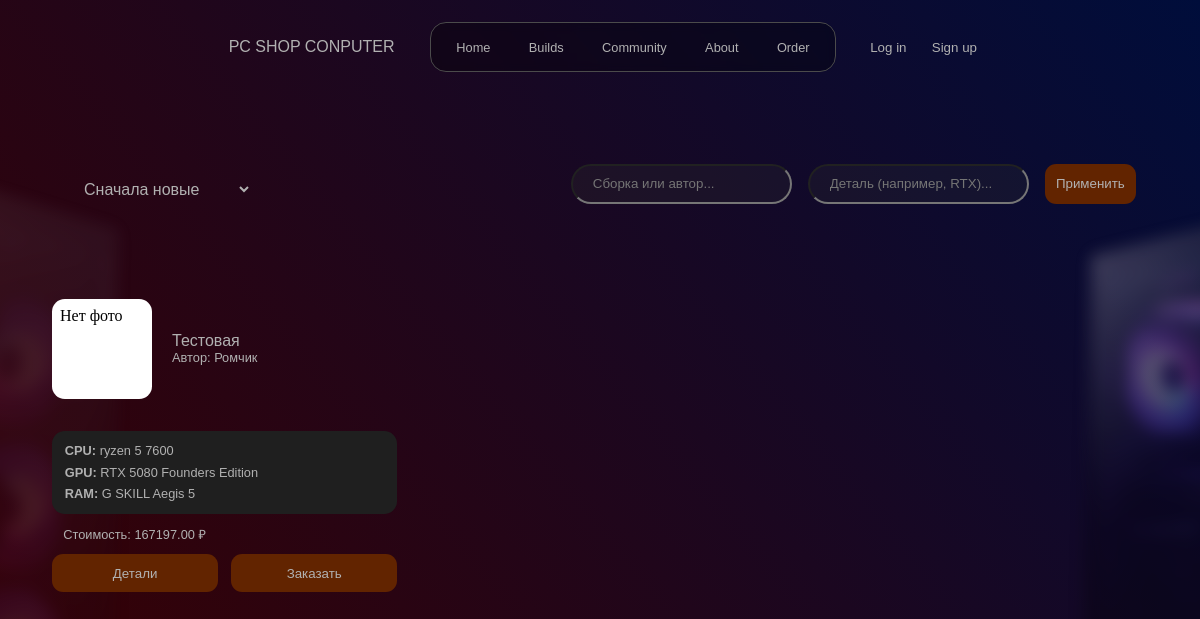
/builds/, run on an earlier commit of the app's database.
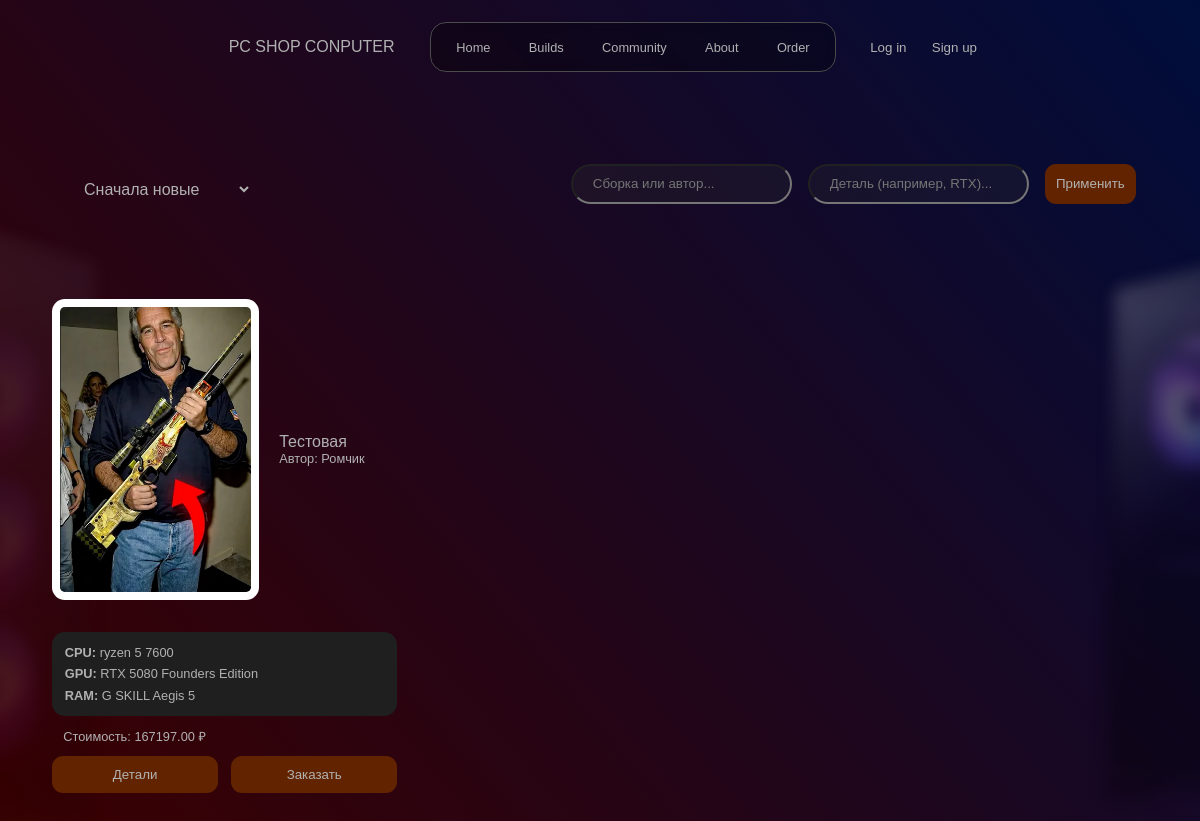
And on a later commit of the database.
### conputer/models.py (models this page shows, shortened)
class PCBuild(models.Model):
    title = models.CharField(
        max_length=200,
        verbose_name="Название сборки"
    )
    user_name = models.CharField(
        max_length=100,
        verbose_name="Имя автора",
        blank=True
    )
    created_at = models.DateTimeField(
        auto_now_add=True,
        verbose_name="Дата создания"
    )
    cpu = models.ForeignKey(
        Component,
        on_delete=models.SET_NULL,
        related_name="build_cpu",
        verbose_name="Процессор",
        limit_choices_to={'category__name__iexact': 'Процессоры'},
        null=True,
        blank=True
    )
    gpu = models.ForeignKey(
        Component,
        on_delete=models.SET_NULL,
        related_name="build_gpu",
        verbose_name="Видеокарта",
        limit_choices_to={'category__name__iexact': 'Видеокарта'},
        null=True,
        blank=True
    )
    motherboard = models.ForeignKey(
        Component,
        on_delete=models.SET_NULL,
        related_name="build_mboard",
        verbose_name="Материнская плата",
        limit_choices_to={'category__name__iexact': 'Материнская плата'},
        null=True,
        blank=True
    )
    ram = models.ForeignKey(
        Component,
        on_delete=models.SET_NULL,
        related_name="build_ram",
        verbose_name="Оперативная память",
        limit_choices_to={'category__name__iexact': 'Оперативная память'},
        null=True,
        blank=True
    )
    powerSupply = models.ForeignKey(
        Component,
        on_delete=models.SET_NULL,
        related_name="build_powerSupply",
        verbose_name="Блок питания",
        limit_choices_to={'category__name__iexact': 'Блок питания'},
        null=True,
        blank=True
    )
    case = models.ForeignKey(
        Component,
        on_delete=models.SET_NULL,
        related_name="build_case",
        verbose_name="Корпус",
        limit_choices_to={'category__name__iexact': 'Корпус'},
        null=True,
        blank=True
    )
    storage_primary = models.ForeignKey(
        Component,
        on_delete=models.SET_NULL,
        related_name="build_storage_primary",
        verbose_name="Накопитель 1",
        limit_choices_to={'category__name__iexact': 'Накопитель'},
        null=True,
        blank=True
    )
    storage_primary_quantity = models.PositiveIntegerField(
        default=1,
        verbose_name="Количество накопителей 1"
    )
    storage_second = models.ForeignKey(
        Component,
        on_delete=models.SET_NULL,
        related_name="build_storage_second",
        verbose_name="Накопитель 2",
        limit_choices_to={'category__name__iexact': 'Накопитель'},
        null=True,
        blank=True
    )
    storage_second_quantity = models.PositiveIntegerField(
        default=1,
        verbose_name="Количество накопителей 2"
    )
    cooller = models.ForeignKey(
        Component,
        on_delete=models.SET_NULL,
        related_name="build_cooller",
        verbose_name="Кулер для процессора",
        limit_choices_to={'category__name__iexact': 'Куллер для процессора'},
        null=True,
        blank=True
    )
    coollerCase = models.ForeignKey(
        Component,
        on_delete=models.SET_NULL,
        related_name="build_coollerCase",
        verbose_name="Корпусный вентилятор",
        limit_choices_to={'category__name__iexact': 'Корпусный вентилятор'},
        null=True,
        blank=True
    )
    coollerCase_quantity = models.PositiveIntegerField(
        default=1,
        verbose_name="Количество вентиляторов"
    )
    main_photo = models.FileField(
        upload_to='component_covers/',
        validators=[FileExtensionValidator(allowed_extensions=['jpg', 'jpeg', 'png', 'svg'])],
        verbose_name="Изображение (JPG, PNG, SVG)",
        null=True,
        blank=True
    )
    class Meta:
        verbose_name = "Сборка ПК"
        verbose_name_plural = "Сборки ПК"
    def get_total_price(self):
        total = 0
        items = [
            (self.cpu, 1),
            (self.gpu, 1),
            (self.motherboard, 1),
            (self.ram, 1),
            (self.powerSupply, 1),
            (self.case, 1),
            (self.cooller, 1),
            (self.storage_primary, self.storage_primary_quantity),
            (self.storage_second, self.storage_second_quantity),
            (self.coollerCase, self.coollerCase_quantity),
        ]
        for component, quantity in items:
            if component and hasattr(component, 'price'):
                total += component.price * quantity
        return total

class Component(models.Model):
    name = models.CharField(
        max_length=100,
        verbose_name="Название компонента"
    )
    description = models.CharField(
        max_length=1000,
        verbose_name="Характеристики компонента"
    )
    brand = models.ForeignKey(
        Brand,
        on_delete=models.CASCADE,
        verbose_name="Компания производитель"
    )
    category = models.ForeignKey(
        Component_category,
        on_delete=models.CASCADE,
        verbose_name="Категория"
    )
    img = models.ImageField(
        upload_to='component_covers/',
        verbose_name = "Изображение компонента"
    )
    price = models.DecimalField(
        max_digits=10,
        decimal_places=2,
        default=0
    )
    class Meta:
        verbose_name = "Компонент",
        verbose_name_plural = "Компоненты"

### conputer/views.py (the view, shortened to what this page needs)
# urls.py: path('builds/', views.build_list, name='build_list'),
def build_list(request):
    query_common = request.GET.get('q_common')  # Название/Автор
    query_parts = request.GET.get('q_parts')    # Компоненты
    sort_by = request.GET.get('sort', '-created_at')
    allowed_sort = ['total_price', '-total_price', 'created_at', '-created_at', 'title']
    if sort_by not in allowed_sort:
        sort_by = '-created_at'
    builds = PCBuild.objects.annotate(
        total_price=ExpressionWrapper(
            Coalesce(F('cpu__price'), 0) +
            Coalesce(F('gpu__price'), 0) +
            Coalesce(F('motherboard__price'), 0) +
            Coalesce(F('ram__price'), 0) +
            Coalesce(F('powerSupply__price'), 0) +
            Coalesce(F('case__price'), 0) +
            Coalesce(F('cooller__price'), 0) +
            (Coalesce(F('storage_primary__price'), 0) * F('storage_primary_quantity')) +
            (Coalesce(F('storage_second__price'), 0) * F('storage_second_quantity')) +
            (Coalesce(F('coollerCase__price'), 0) * F('coollerCase_quantity')),
            output_field=models.DecimalField() # Явно указываем тип результата
        )
    ).select_related(
        'cpu', 'gpu', 'motherboard', 'ram',
        'powerSupply', 'case', 'storage_primary',
        'storage_second', 'cooller', 'coollerCase'
    )
    if query_common:
        builds = builds.filter(
            Q(title__icontains=query_common) |
            Q(user_name__icontains=query_common)
        )
    builds = builds.order_by(sort_by)
    return render(request, 'conputer/builds.html', {
        'builds': builds,
        'current_sort': sort_by,
        'q_common': query_common,
        'q_parts': query_parts
    })

### conputer/templates/conputer/builds.html (shortened to what this page needs)
<!DOCTYPE html>
{% load static %}
<html lang="ru">
<head>
    <link rel="stylesheet" href="{% static 'conputer/css/style.css' %}">
</head>
<body>
    <header>
        <nav class="navbar" id="id1">
            <h1>PC SHOP CONPUTER</h1>
            <li class="navbar">
                <ul><a href="{% url 'home' %}">Home</a></ul>
                <ul><a href="#">Builds</a></ul>
                <ul><a href="{% url 'build_list' %}">Community</a></ul>
                <ul><a href="#">About</a></ul>
                <ul><a href="#">Order</a></ul>
            </li>
            <div class="flex">
                <button class="autoris">Log in</button>
                <button class="autoris">Sign up</button>
            </div>
        </nav>
    </header>
    <main>
        <div class="sortByPriceAND">
            <select id="sort-select" onchange="updateFilters('sort', this.value)">
                <option value="-created_at" {% if current_sort == '-created_at' %}selected{% endif %}>Сначала новые</option>
            </select>
            <form method="GET" action="" class="search-form">
                <input class="searchField" type="text" name="q_common" placeholder="Сборка или автор..."
                    value="{{ q_common|default:'' }}">
                <input class="searchField" type="text" name="q_parts" placeholder="Деталь (например, RTX)..."
                    value="{{ q_parts|default:'' }}">
                <button type="submit" class="actions">Применить</button>
            </form>
        </div>
        <div class="gridComponents buildsGrid">
            {% for build in builds %}
            <div class="component_box build_card" id="build-{{ build.id }}">
                <div class="flex">
                    {% if build.main_photo %}
                    <img src="{{ build.main_photo.url }}" class="img_component build_img">
                    {% else %}
                    <div class="img_component">Нет фото</div>
                    {% endif %}
                    <div >
                        <h2>{{ build.title }}</h2>
                        <p class="author_label">Автор: {{ build.user_name|default:"Аноним" }}</p>
                    </div>
                </div>
                <div class="infocomponent infobuilds">
                    <p><strong>CPU:</strong> {{ build.cpu.name|default:"—" }}</p>
                    <p><strong>GPU:</strong> {{ build.gpu.name|default:"—" }}</p>
                    <p><strong>RAM:</strong> {{ build.ram.name|default:"—" }}</p>
                </div>
                <div id="pading04">
                    <p>Стоимость: <span class="price_val">{{ build.get_total_price }} ₽</span></p>
                </div>
                <div class="componentActions">
                    <button class="actions info_btn" data-modal="build-modal-{{ build.id }}">
                        Детали
                    </button>
                    <button class="actions order_btn">Заказать</button>
                </div>
            </div>
            {% endfor %}
        </div>
    </main>
</body>
</html>

What changed in the data, as far as the page shows it:
changed PCBuild "Тестовая": main_photo: picture added; no longer shows "Нет фото"
